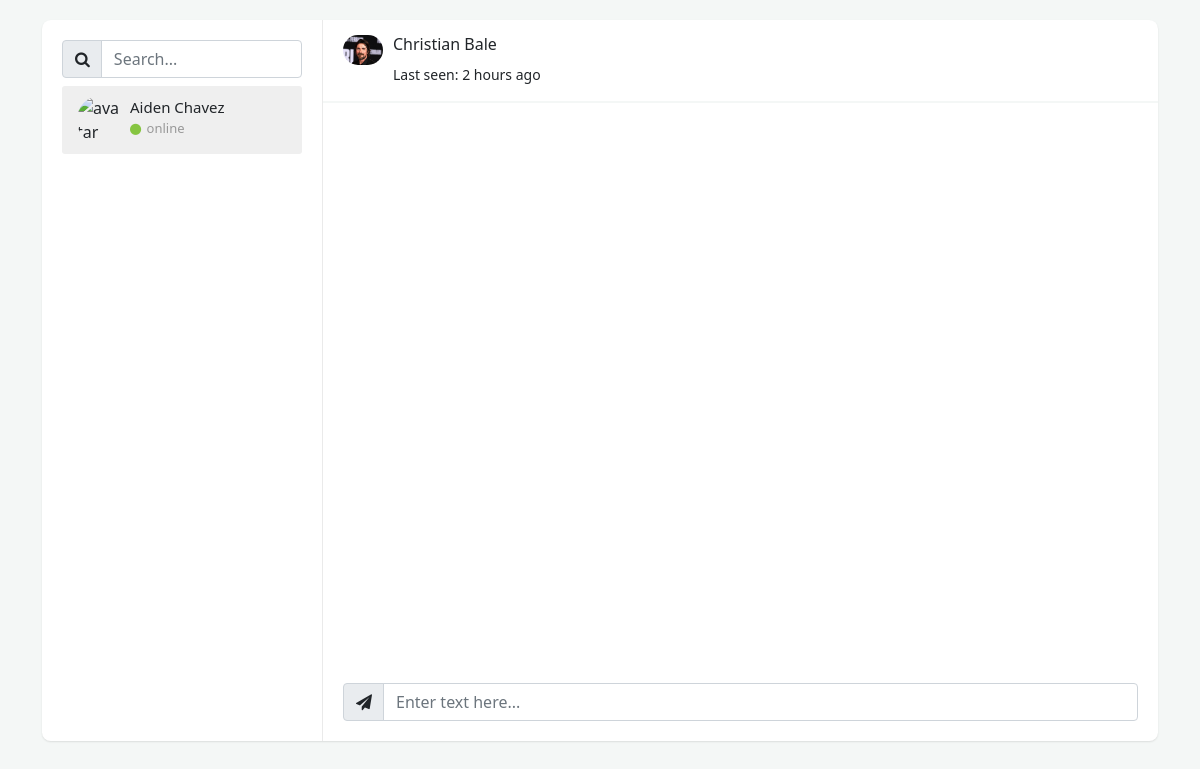
/chat.php?chatWith=11 (signed in), run on an earlier commit of the app's database.
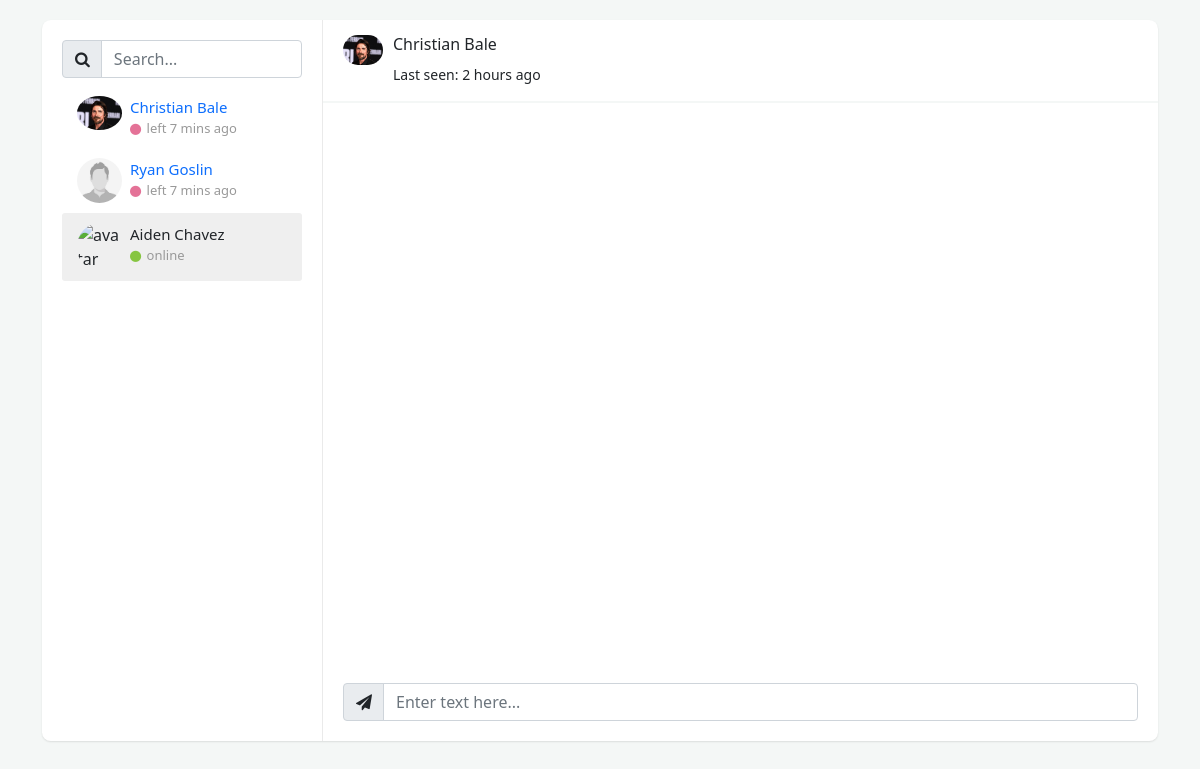
And on a later commit of the database.
### tables this page shows
CREATE TABLE `users` (
  `id` int(11) NOT NULL,
  `first_name` varchar(255) NOT NULL,
  `last_name` varchar(255) NOT NULL,
  `username` varchar(255) NOT NULL,
  `password` varchar(255) NOT NULL,
  `email` varchar(255) NOT NULL,
  `role` int(11) DEFAULT 3,
  `verified` enum('T','F') DEFAULT 'F',
  `avatar` text DEFAULT 'demo.jpg',
  `area` varchar(255) NOT NULL,
  `city` varchar(255) NOT NULL,
  `state` varchar(255) NOT NULL,
  `speciality` varchar(255) DEFAULT NULL,
  `randSalt` varchar(255) DEFAULT '$2y$10$verycrazystring1234567'
);

### includes/functions.php (called while the page is built, shortened)
<?php
function getUserByID($id)
{
    global $connection;
    $query = "SELECT * FROM users WHERE id='$id'";
    $res = mysqli_query($connection, $query) or die("Failed " . mysqli_error($connection));
    if ($res) {
        return mysqli_fetch_assoc($res);
    }
}
function findWhoUserIsChattingWith($id)
{
    global $connection;
    $sql = "SELECT * FROM users WHERE id IN (SELECT receiver FROM chats WHERE sender='$id')";
    $res = mysqli_query($connection, $sql) or die("Failed " . mysqli_error($connection));
    return $res;
}

### chat.php (the view, shortened to what this page needs)
<?php include "includes/components/header.php" ?>
<?php
if (!isset($_SESSION["id"])) {
    header("Location: 404.php");
    return;
} else {
    $chatWith = getUserByID($_GET["chatWith"]);
}
?>
<link href="https://maxcdn.bootstrapcdn.com/font-awesome/4.7.0/css/font-awesome.min.css" rel="stylesheet" />
<div class="container">
    <div class="row clearfix">
        <div class="col-lg-12">
            <div class="card chat-app">
                <div id="plist" class="people-list">
                    <div class="input-group">
                        <div class="input-group-prepend">
                            <span class="input-group-text"><i class="fa fa-search"></i></span>
                        </div>
                        <input type="text" class="form-control" placeholder="Search...">
                    </div>
                    <ul class="list-unstyled chat-list mt-2 mb-0">
                        <?php
                        $chats = findWhoUserIsChattingWith($_SESSION["id"]);
                        while ($row = mysqli_fetch_assoc($chats)) {
                            echo "
                            <a style='text-decoration: none;' href='chat.php?chatWith={$row['id']}'>
                            <li class='clearfix'>
                                <img src='images/avatars/" . $row["avatar"] . "' alt='avatar'>
                                <div class='about'>
                                    <div class='name'>{$row['first_name']} {$row['last_name']}</div>
                                    <div class='status'> <i class='fa fa-circle offline'></i> left 7 mins ago </div>
                                </div>
                            </li>
                            </a>
                            ";
                        }
                        ?>
                        <li class="clearfix active">
                            <img src="https://bootdey.com/img/Content/avatar/avatar2.png" alt="avatar">
                            <div class="about">
                                <div class="name">Aiden Chavez</div>
                                <div class="status"> <i class="fa fa-circle online"></i> online </div>
                            </div>
                        </li>
                    </ul>
                </div>
                <div class="chat">
                    <div class="chat-header clearfix">
                        <div class="row">
                            <div class="col-lg-6">
                                <a href="javascript:void(0);" data-toggle="modal" data-target="#view_info">
                                    <img src="images/avatars/<?php echo $chatWith["avatar"] ?>" alt="avatar">
                                </a>
                                <div class="chat-about">
                                    <h6 class="m-b-0"><?php echo $chatWith["first_name"] . " " . $chatWith["last_name"] ?></h6>
                                    <small>Last seen: 2 hours ago</small>
                                </div>
                            </div>
                        </div>
                    </div>
                    <div id="chat-history" class="chat-history" style="overflow-x: auto; overflow-y: scroll; height:70vh;">
                    </div>
                    <div class="chat-message clearfix">
                        <form action="" id="typing-area">
                            <div class="input-group mb-0">
                                <div style="cursor: pointer;" id="send" class="input-group-prepend">
                                    <span class="input-group-text"><i class="fa fa-send"></i></span>
                                </div>
                                <input id="message" name="message" type="text" class="form-control" placeholder="Enter text here...">
                            </div>
                        </form>
                    </div>
                </div>
            </div>
        </div>
    </div>
</div>

What changed in the data, as far as the page shows it:
now on one of the page's lists (row edited): users: first_name "Christian", last_name "Bale"
now on this page (row edited): users: avatar (picture), first_name "Ryan", last_name "Goslin"
